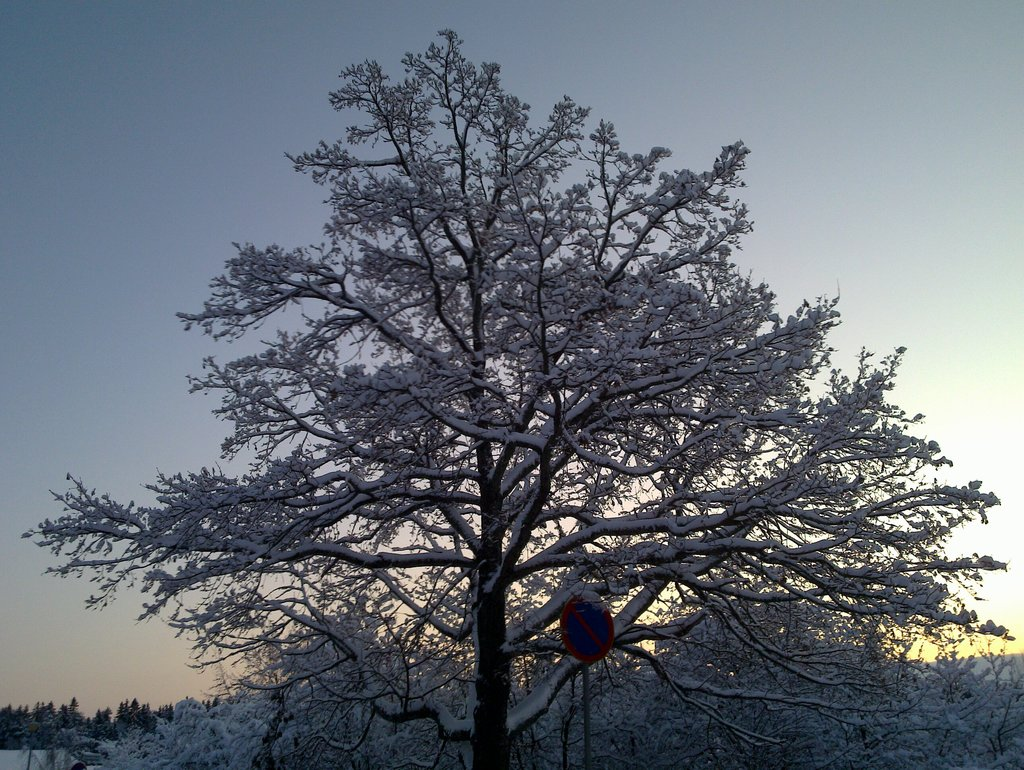
#> input picture images/00a2e43047dcd44a.jpg, 1024 x 770 px; its folder holds only this picture in this run
$ python ExtractShape.py
#> lines starting #> are read from the running program, lines starting #| are printed output that depends on the picture; after the words box and inside, x2 and y2 are one past the last pixel; in counts of white or black regions, pixels touching at a corner belong together
#  Extract shapes from set of images

import os
import numpy as np
import cv2
######################################################################################################

# Turn image into binary segmentation map, by picking image property and thresholding it (both random picked)

######################################################################################################
def get_random_shape_from_image(img_origin,max_occupancy_fracttion=0.5,min_area=20000,erode_size=11, eroded_min_area=15000):
    for kk in range(15):
        # pick random image property
        if np.random.rand() < 0.5:
            img = cv2.cvtColor(img_origin.copy(), cv2.COLOR_BGR2HSV)
        else:
            img = img_origin.copy()


        map=img[:,:,np.random.randint(3)].astype(np.float32)

        # normalize map value

        map = (map / 255)
        # inverse
        if np.random.rand()<0.5:
            map= 1-map

        for ii in range(20): # Try random threshold
            thresh = np.random.rand()#*(map.max()-map.min())+map.min()
            binmap = (map>thresh).astype(np.uint8)

            # Find connected components
            num_labels, labels, stats, centroids = cv2.connectedComponentsWithStats(binmap, connectivity=8)

            # Exclude background (label 0)
            if num_labels < 2:
                continue  # No objects found

            # Get the largest component (excluding the background)
            sizes = stats[1:, cv2.CC_STAT_AREA]
            largest_idx = np.argmax(sizes) + 1

            # Extract the bounding box of the largest component
            x, y, w, h, area = stats[largest_idx]

            # Check if it touches the image boundary
            if x < 5 or y < 5 or x + w > map.shape[1]-5 or y + h > map.shape[0]-5:
                continue # Component touches the boundary

            # Check if it is larger than the minimum size

            if area < min_area:
                continue

            # Extract and erode the largest component
            component_mask = (labels == largest_idx).astype(np.uint8) * 255
            if component_mask.mean()>max_occupancy_fracttion*255: continue
            s1=component_mask.sum()
            component_mask=component_mask[y:y+h,x:x+w]
            s2 = component_mask.sum()
            if s1!=s2:
                print("ddddd")
            kernel = np.ones((erode_size, erode_size), np.uint8)
            eroded_mask = cv2.erode(component_mask, kernel, iterations=1)

            # Check if the eroded component is still larger than the eroded_min_size
            if cv2.countNonZero(eroded_mask) < eroded_min_area:continue
            # [5 lines of commented-out code are left out]
            return component_mask, True
    return None,False
######################################################################################################################################3333

#  Run extraction on folder of images and get shapes  (should run out of the box with supplied folders)

#######################################################################################################################
if __name__=="__main__":
     indir = r"images//" # folder of input images (see supplied "images" folder)
     outdir = r"shapes//" # folder where the extracted shapes will be saved (see supplied "shapes" folder()
     if not os.path.exists(outdir): os.mkdir(outdir)
     max_size=512
     for fl in os.listdir(indir):
         if ".jpg" not in fl: continue
         im = cv2.imread(indir+"/"+fl)
#> im is the input picture: shape (770, 1024, 3); mean B, G, R 119.8, 111.1, 104.3
         r=512/np.min(im.shape[:2])
#> r = 0.665
         if r<1:
             im=cv2.resize(im,[int(im.shape[1]*r),int(im.shape[0]*r)])
#> im: shape (512, 680, 3)

         mask, success = get_random_shape_from_image(im)
#> the loop in get_random_shape_from_image, `for kk in range(15):` made 15 passes
#> pass 1, in get_random_shape_from_image, `map=img[:,:,np.random.randint(3)].astype(np.float32)`:
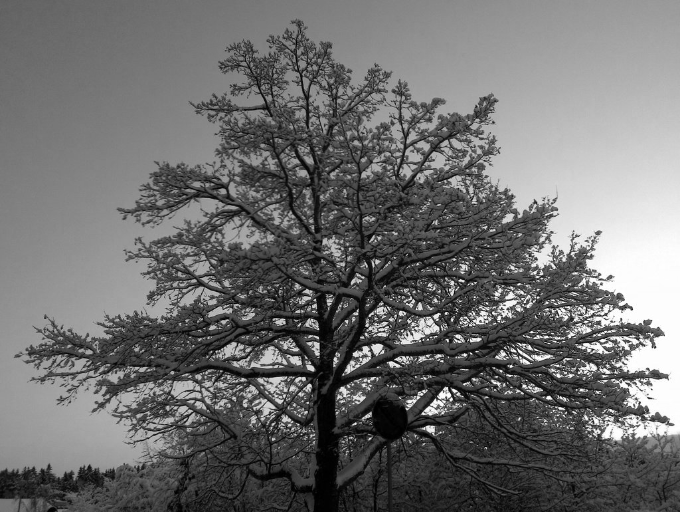
#> map: shape (512, 680) float32; min 0, max 255, mean 111
#> pass 2, in get_random_shape_from_image, `map=img[:,:,np.random.randint(3)].astype(np.float32)`:
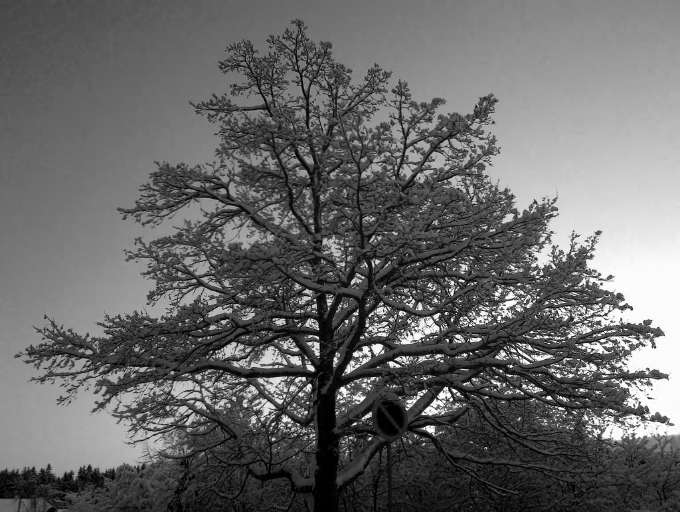
#> map: shape (512, 680) float32; min 0, max 255, mean 104.2
#> after the loop in get_random_shape_from_image, `for kk in range(15):`:
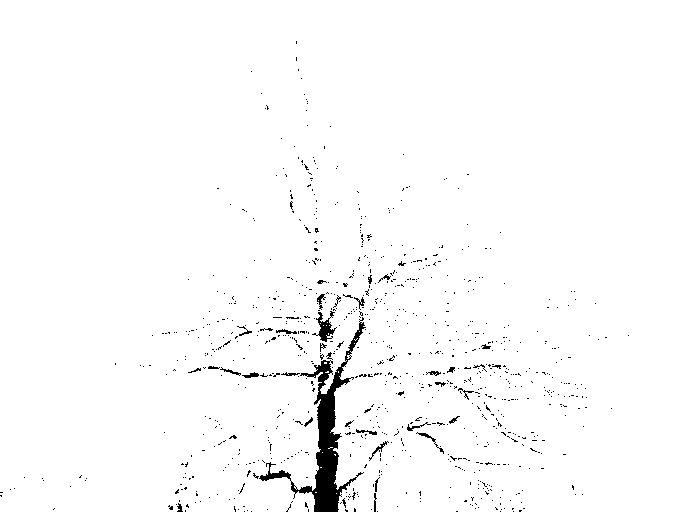
#> binmap: shape (512, 680); values 0 (black) and 1 (white), 98% white; 890 black regions (855 under 20 px), largest, box (x1, y1, x2, y2) and area: (259, 317, 366, 512) 3516, (312, 311, 337, 342) 282, (416, 432, 444, 454) 74
#> after the loop in get_random_shape_from_image, `for kk in range(15):`:
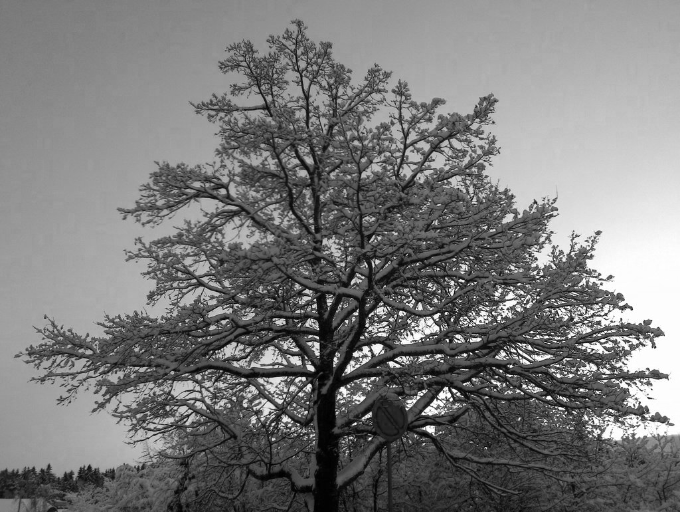
#> map: shape (512, 680) float32; min 0, max 1, mean 0.479
#> success = False
         print(indir+"/"+fl,"Sucsses:",success)
#| images///00a2e43047dcd44a.jpg Sucsses: False
         if success:
             cv2.imwrite(outdir+"/"+fl[:-4]+".png",mask)
             print(outdir+"/"+fl[:-4]+".png")
             # cv2.imshow("",cv2.resize(mask,(int(mask.shape[1]/3),int(mask.shape[0]/3))))
             # cv2.waitKey()

$ run again, on images/0a0b76d365c4a17e.jpg
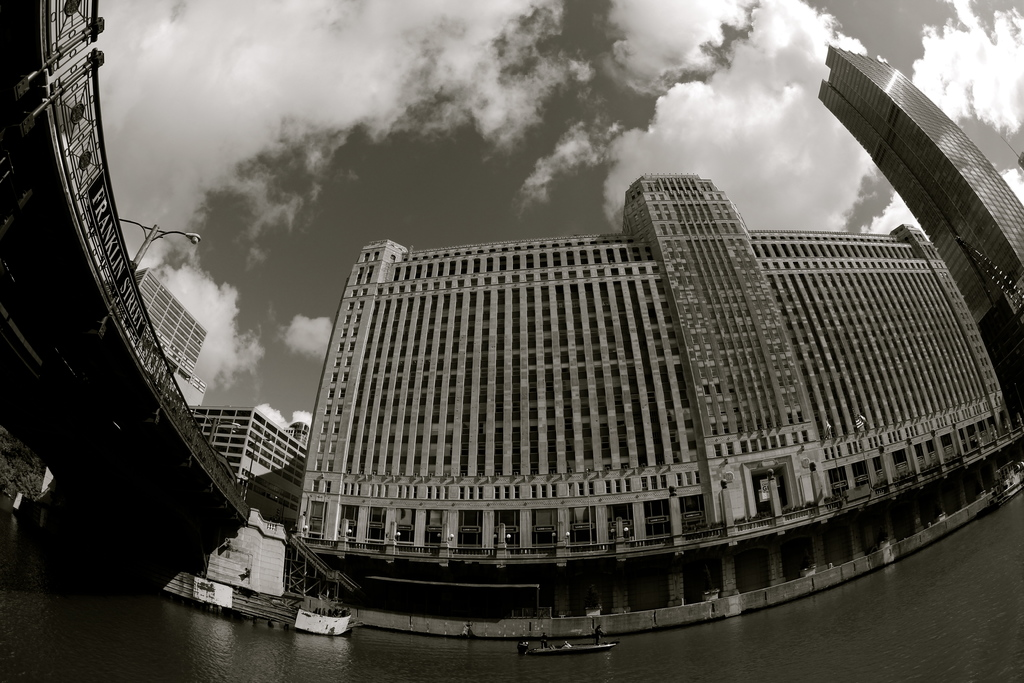
#> input picture images/0a0b76d365c4a17e.jpg, 1024 x 683 px
#> im is the input picture: shape (683, 1024, 3); mean B, G, R 79.1, 86.5, 89.1
#> im: shape (512, 767, 3)
#> the loop in get_random_shape_from_image, `for kk in range(15):` made 15 passes
#> pass 2, in get_random_shape_from_image, `map=img[:,:,np.random.randint(3)].astype(np.float32)`:
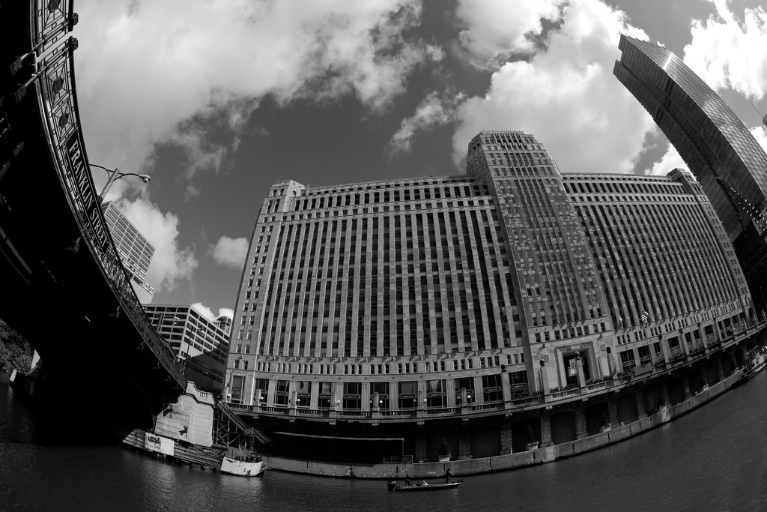
#> map: shape (512, 767) float32; min 0, max 255, mean 89
#> after the loop in get_random_shape_from_image, `for kk in range(15):`:
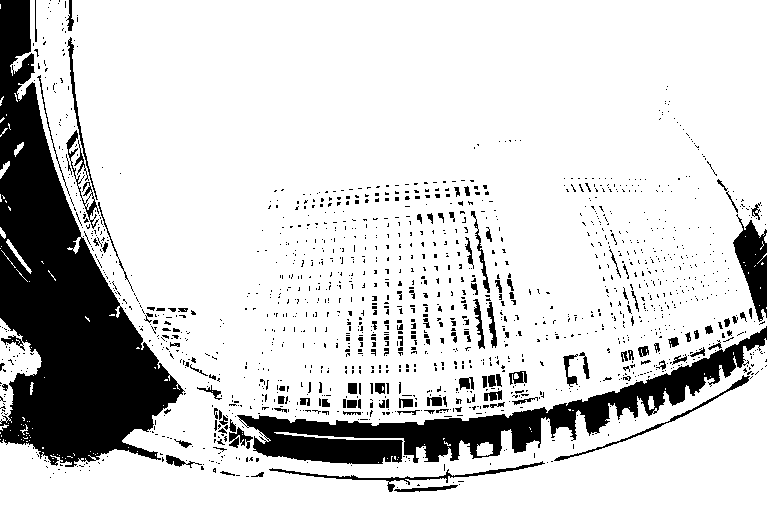
#> binmap: shape (512, 767); values 0 (black) and 1 (white), 82.3% white; 1488 black regions (1353 under 20 px), largest, box (x1, y1, x2, y2) and area: (0, 0, 185, 467) 37305, (237, 326, 767, 464) 15474, (733, 214, 767, 322) 1933
#> success = False
#| images///0a0b76d365c4a17e.jpg Sucsses: False
